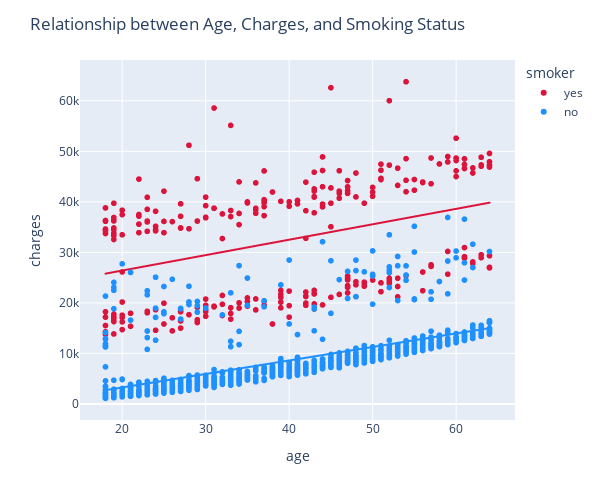

Source (notebook cell):
### Markdown cell above
Based on multivariate analyisis, we can see that there is a linear relationship between `BMI` and `Charges` (medical cost) when the status is a smoker. Smoking has the biggest impact on medical costs, it can be seen that charges tend to increase significantly as BMI increases. How about the relationship between charges and age?

### Code cell
fig = px.scatter(df, x="age", y="charges", trendline="ols", 
                 color='smoker',color_discrete_map=color)

fig.update_layout(
    height=500,  
    width=600,
    title= 'Relationship between Age, Charges, and Smoking Status'
)
fig.show()

### Figure 1 — Plotly figure (JSON) as saved in the notebook; plotly's stock layout.template omitted (floating-point values rounded to 4 significant figures; data arrays with more than 128 entries replaced by an {"elided": "..."} marker saying what was removed)
{"data": [{"hovertemplate": "smoker=yes<br>age=%{x}<br>charges=%{y}<extra></extra>", "legendgroup": "yes", "marker": {"color": "#DC143C", "symbol": "circle"}, "mode": "markers", "name": "yes", "showlegend": true, "type": "scattergl", "x": {"elided": "274 int values"}, "xaxis": "x", "y": {"elided": "274 float values"}, "yaxis": "y"}, {"hovertemplate": "<b>OLS trendline</b><br>charges = 305.238 * age + 20294.1<br>R<sup>2</sup>=0.135589<br><br>smoker=yes<br>age=%{x}<br>charges=%{y} <b>(trend)</b><extra></extra>", "legendgroup": "yes", "marker": {"color": "#DC143C", "symbol": "circle"}, "mode": "lines", "name": "yes", "showlegend": false, "type": "scattergl", "x": {"elided": "274 int values"}, "xaxis": "x", "y": {"elided": "274 float values"}, "yaxis": "y"}, {"hovertemplate": "smoker=no<br>age=%{x}<br>charges=%{y}<extra></extra>", "legendgroup": "no", "marker": {"color": "#1E90FF", "symbol": "circle"}, "mode": "markers", "name": "no", "showlegend": true, "type": "scattergl", "x": {"elided": "1063 int values"}, "xaxis": "x", "y": {"elided": "1063 float values"}, "yaxis": "y"}, {"hovertemplate": "<b>OLS trendline</b><br>charges = 267.118 * age + -2085.01<br>R<sup>2</sup>=0.393631<br><br>smoker=no<br>age=%{x}<br>charges=%{y} <b>(trend)</b><extra></extra>", "legendgroup": "no", "marker": {"color": "#1E90FF", "symbol": "circle"}, "mode": "lines", "name": "no", "showlegend": false, "type": "scattergl", "x": {"elided": "1063 int values"}, "xaxis": "x", "y": {"elided": "1063 float values"}, "yaxis": "y"}], "layout": {"height": 500, "legend": {"title": {"text": "smoker"}, "tracegroupgap": 0}, "margin": {"t": 60}, "title": {"text": "Relationship between Age, Charges, and Smoking Status"}, "width": 600, "xaxis": {"anchor": "y", "domain": [0, 1], "title": {"text": "age"}}, "yaxis": {"anchor": "x", "domain": [0, 1], "title": {"text": "charges"}}}}
